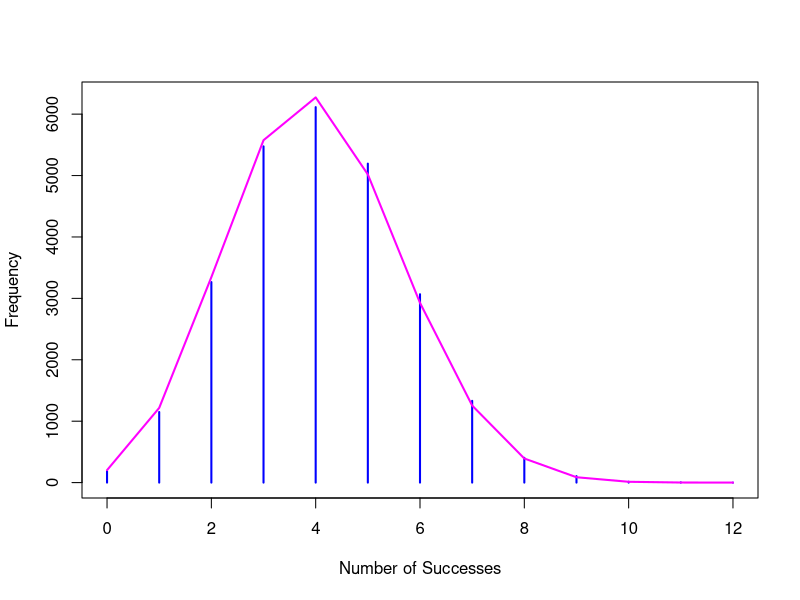

Here is the R script that generated this plot:
## ---- chunk 1
knitr::opts_chunk$set(echo = TRUE)
## ---- chunk 2
n_obs <- 26306
observed  <- c(185, 1149, 3265, 5475, 6114, 5194, 3067, 1331, 403, 105, 14, 4, 0)
sum(observed) - n_obs # check that this is 26306
## ---- chunk 3
pi_13 <- dbinom(0:12, size = 12, prob = 1 / 3)
round(pi_13, 4)
## ---- chunk 4
expected  <- n_obs * pi_13
round(expected, 2)
## ---- chunk 5
plot(c(0:12, 0:12), c(observed, expected), type = "n", 
     xlab = "Number of Successes", ylab = "Frequency")
lines(0:12, observed, type = "h", lwd = 2, col = "blue")
lines(0:12, expected, lwd = 2, col = "magenta")
## ---- chunk 6
X2 <- sum((observed - expected) ^ 2 / expected)
X2
1 - pchisq(X2, df = 13 - 1)
## ---- chunk 7
chisq.test(observed,  p = dbinom(0:12, size = 12, prob = 1 / 3))
## ---- chunk 8
chisq.test(observed,  p = dbinom(0:12, size = 12, prob = 1 / 3), simulate.p.value = TRUE)
